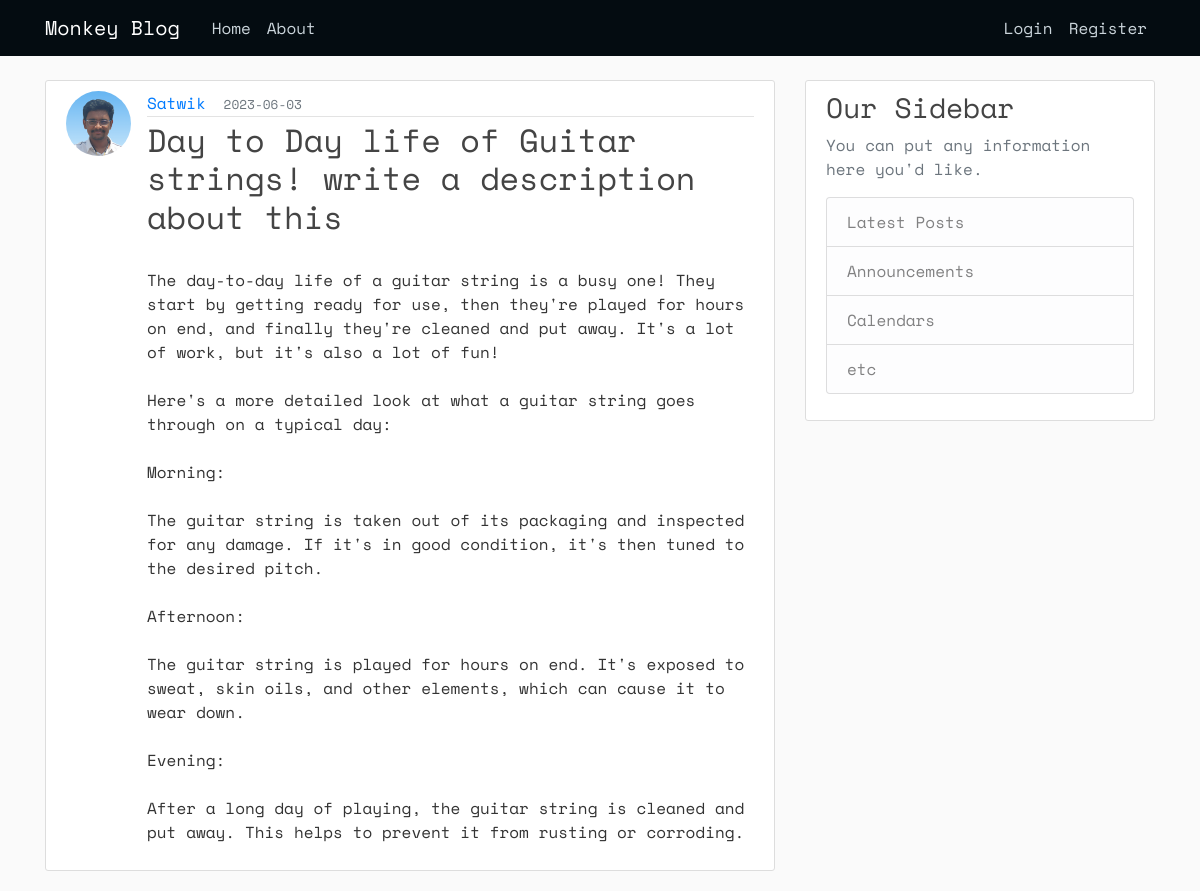
/post/1, run on an earlier commit of the app's database.
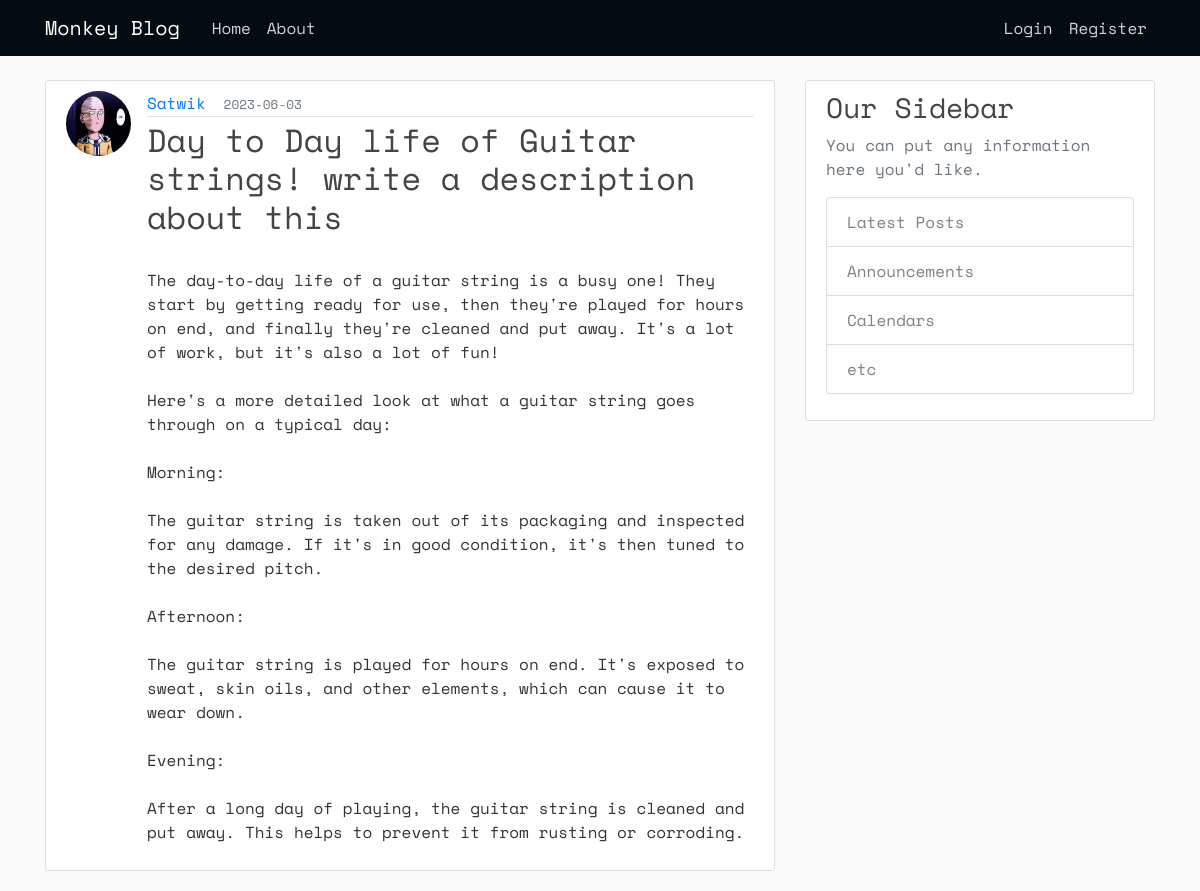
And on a later commit of the database.
### flaskblog/models.py (models this page shows, shortened)
class User(db.Model, UserMixin):
    id = db.Column(db.Integer, primary_key=True)
    username = db.Column(db.String(20),unique=True,nullable=False)
    email=db.Column(db.String(120),unique=True,nullable=False)
    image_file = db.Column(db.String(20),nullable=False,default='default.jpg')
    password=db.Column(db.String(60),nullable=False)
    posts = db.relationship('Post',backref='author',lazy=True)

### flaskblog/posts/routes.py (the view)
@posts.route('/post/<int:post_id>')
def post(post_id):
    post = Post.query.get_or_404(post_id)
    return render_template('post.html',title = post.title, post=post)

### flaskblog/templates/post.html (shortened to what this page needs)
{% extends 'layout.html' %}
{% block hehe %}
<article class="media content-section">
    <img src="{{url_for('static',filename = 'pictures/' + post.author.image_file)}}" alt="" class="rounded-circle article-img">
    <div class="media-body">
        <div class="article-metadata">
            <a class="mr-2" href="#">{{ post.author.username }}</a>
            <small class="text-muted">{{ post.date_posted.strftime('%Y-%m-%d')}}</small>
        </div>
        <h2 class="article-title">{{ post.title }}</h2>
        <p class="article-content">{{ post.content }}</p>
    </div>
</article>
{% endblock hehe%}

What changed in the data, as far as the page shows it:
changed User "Satwik": image_file: a different picture
